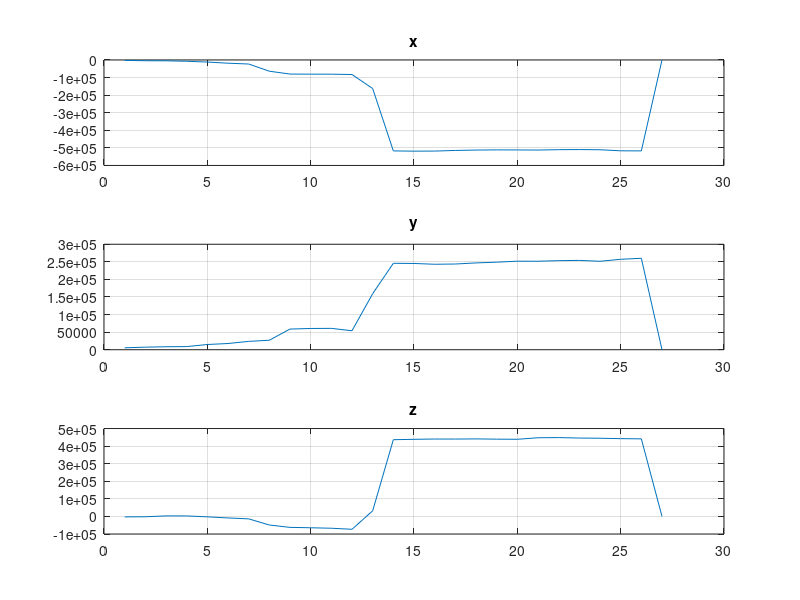
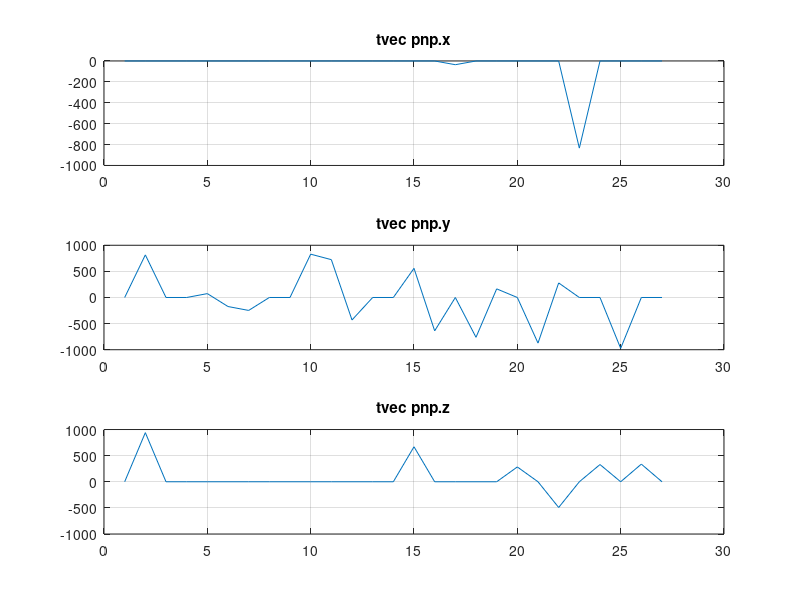
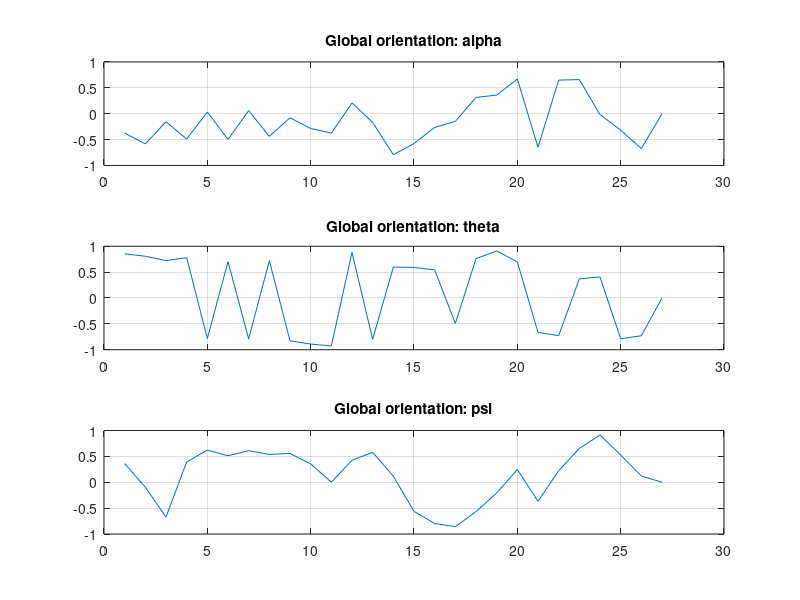

Write MATLAB code to recreate these figures, in order.
close all
clc
clear all 

%% Accumulated translation t_matrix_global

t_fileID = fopen('t_matrix_global.txt', 'r');
[tvec, t_count] = fscanf(t_fileID, '%f');
fclose(t_fileID);

num_t = t_count/3;
%num_t = 30;
pos_xyz = zeros(num_t, 3);

n = 1;
m = 1;
for i = 1:t_count
    pos_xyz(m, n) = tvec(i);
    n = n+1;
    if mod(i, 3) == 0
       n = 1; 
       m = m+1;
    end
    if m == num_t
        break
    end
end

figure(1)
hold on
subplot(3,1,1)
plot(pos_xyz(:, 1));
title('x')
grid on
subplot(3,1,2)
plot(pos_xyz(:, 2));
title('y')
grid on
subplot(3,1,3)
plot(pos_xyz(:, 3));
title('z')
grid on

%% Output translation vector from solvePnP
tpnp_fileID = fopen('tvec_pnp_matrix.txt', 'r');
[tvec_pnp, tpnp_count] = fscanf(tpnp_fileID, '%f');
fclose(tpnp_fileID);

num_tpnp = tpnp_count/3;
%num_t = 30;
t_pnp = zeros(num_tpnp, 3);

n = 1;
m = 1;
for i = 1:tpnp_count
    if tvec_pnp(i)^2 > 1000^2
        t_pnp(m, n) = 0;
    else
        t_pnp(m, n) = tvec_pnp(i);
    end
    n = n+1;
    if mod(i, 3) == 0
       n = 1; 
       m = m+1;
    end
    if m == num_tpnp
        break
    end
end

t_pnp_avg = zeros(1, 3);

for i = 1:num_tpnp
    t_pnp_avg(1) = t_pnp_avg(1) + t_pnp(i, 1);
    t_pnp_avg(2) = t_pnp_avg(2) + t_pnp(i, 2);
    t_pnp_avg(3) = t_pnp_avg(3) + t_pnp(i, 3);
end

t_pnp_avg = t_pnp_avg/num_tpnp

figure(2)
hold on
subplot(3,1,1)
plot(t_pnp(:, 1));
title('tvec pnp.x')
grid on
subplot(3,1,2)
plot(t_pnp(:, 2));
title('tvec pnp.y')
grid on
subplot(3,1,3)
plot(t_pnp(:, 3));
title('tvec pnp.z')
grid on

%% Accumulated orientation R_matrix_global
R_fileID = fopen('R_matrix_global.txt', 'r');
[rvec, R_count] = fscanf(R_fileID, '%f');
fclose(R_fileID);

num_R = t_count/3;
orientation = zeros(num_R, 3);

n = 1;
m = 1;
for i = 1:R_count
    orientation(m, n) = rvec(i);
    n = n+1;
    if mod(i, 3) == 0
       n = 1; 
       m = m+1;
    end
    if m == num_R
        break
    end
end

figure(3)
hold on
subplot(3,1,1)
plot(orientation(:, 1));
title('Global orientation: alpha')
grid on
subplot(3,1,2)
plot(orientation(:, 2));
title('Global orientation: theta')
grid on
subplot(3,1,3)
plot(orientation(:, 3));
title('Global orientation: psi')
grid on
